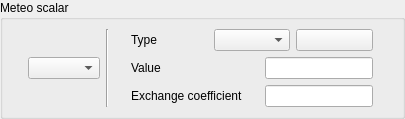
    <widget class="QGroupBox" name="groupBoxMeteo">
     <property name="toolTip">
      <string>&lt;html&gt;&lt;head/&gt;&lt;body&gt;&lt;p&gt;&lt;span style=&quot; font-size:9pt;&quot;&gt;Specify the boundary conditions for meteo scalars.&lt;/span&gt;&lt;/p&gt;&lt;/body&gt;&lt;/html&gt;</string>
     </property>
     <property name="title">
      <string>Meteo scalar</string>
     </property>
     <layout class="QGridLayout">
      <property name="leftMargin">
       <number>9</number>
      </property>
      <property name="topMargin">
       <number>9</number>
      </property>
      <property name="rightMargin">
       <number>9</number>
      </property>
      <property name="bottomMargin">
       <number>9</number>
      </property>
      <property name="spacing">
       <number>6</number>
      </property>
      <item row="0" column="0">
       <layout class="QHBoxLayout">
        <property name="spacing">
         <number>6</number>
        </property>
        <property name="leftMargin">
         <number>0</number>
        </property>
        <property name="topMargin">
         <number>0</number>
        </property>
        <property name="rightMargin">
         <number>0</number>
        </property>
        <property name="bottomMargin">
         <number>0</number>
        </property>
        <item>
         <spacer>
          <property name="orientation">
           <enum>Qt::Horizontal</enum>
          </property>
          <property name="sizeHint" stdset="0">
           <size>
            <width>16</width>
            <height>20</height>
           </size>
          </property>
         </spacer>
        </item>
        <item>
         <widget class="QComboBox" name="comboBoxMeteo">
          <property name="toolTip">
           <string>&lt;html&gt;&lt;head/&gt;&lt;body&gt;&lt;p&gt;&lt;span style=&quot; font-size:9pt;&quot;&gt;Specify the boundary conditions for meteo scalars.&lt;/span&gt;&lt;/p&gt;&lt;/body&gt;&lt;/html&gt;</string>
          </property>
         </widget>
        </item>
        <item>
         <widget class="Line" name="line_3">
          <property name="orientation">
           <enum>Qt::Vertical</enum>
          </property>
         </widget>
        </item>
        <item>
         <spacer>
          <property name="orientation">
           <enum>Qt::Horizontal</enum>
          </property>
          <property name="sizeHint" stdset="0">
           <size>
            <width>16</width>
            <height>20</height>
           </size>
          </property>
         </spacer>
        </item>
        <item>
         <layout class="QVBoxLayout">
          <property name="spacing">
           <number>6</number>
          </property>
          <property name="leftMargin">
           <number>0</number>
          </property>
          <property name="topMargin">
           <number>0</number>
          </property>
          <property name="rightMargin">
           <number>0</number>
          </property>
          <property name="bottomMargin">
           <number>0</number>
          </property>
          <item>
           <layout class="QHBoxLayout">
            <property name="spacing">
             <number>6</number>
            </property>
            <property name="leftMargin">
             <number>0</number>
            </property>
            <property name="topMargin">
             <number>0</number>
            </property>
            <property name="rightMargin">
             <number>0</number>
            </property>
            <property name="bottomMargin">
             <number>0</number>
            </property>
            <item>
             <widget class="QLabel" name="labelMeteo">
              <property name="toolTip">
               <string>&lt;html&gt;&lt;head/&gt;&lt;body&gt;&lt;p&gt;&lt;span style=&quot; font-size:9pt;&quot;&gt;Choose the way to impose the meteo scalar value on the boundary region:&lt;br/&gt;- Prescribed value: define a constant dirichlet boundary condition on the meteo scalar,&lt;br/&gt;- Prescribed value (user law): define a dirichlet boundary condition on the meteo scalar, which can be variable and depend on different criteria such as geometrical criteria,&lt;br/&gt;- Prescribed flux: define a constant Neumann boundary condition on the meteo scalar by imposing the flux on the boundary region (For wall and outlet boundary conditions only), &lt;br/&gt;- Prescribed flux (user law): define a Neumann boundary condition on the meteo scalar which can be variable (For Wall boundary conditions only),&lt;br/&gt;- Exchange coefficient: define the meteo scalar value and the exchange coefficient value (For wall boundary conditions only),&lt;br/&gt;- Exchange coefficient (user law): define the meteo scalar value and the exchange coefficient value which can be both variable (For wall boundary conditions only).&lt;/span&gt;&lt;/p&gt;&lt;/body&gt;&lt;/html&gt;</string>
              </property>
              <property name="text">
               <string>Type</string>
              </property>
             </widget>
            </item>
            <item>
             <widget class="QComboBox" name="comboBoxTypeMeteo">
              <property name="toolTip">
               <string>&lt;html&gt;&lt;head/&gt;&lt;body&gt;&lt;p&gt;&lt;span style=&quot; font-size:9pt;&quot;&gt;Choose the way to impose the meteo scalar value on the boundary region:&lt;br/&gt;- Prescribed value: define a constant dirichlet boundary condition on the meteo scalar,&lt;br/&gt;- Prescribed value (user law): define a dirichlet boundary condition on the meteo scalar, which can be variable and depend on different criteria such as geometrical criteria,&lt;br/&gt;- Prescribed flux: define a constant Neumann boundary condition on the meteo scalar by imposing the flux on the boundary region (For wall and outlet boundary conditions only), &lt;br/&gt;- Prescribed flux (user law): define a Neumann boundary condition on the meteo scalar which can be variable (For Wall boundary conditions only),&lt;br/&gt;- Exchange coefficient: define the meteo scalar value and the exchange coefficient value (For wall boundary conditions only),&lt;br/&gt;- Exchange coefficient (user law): define the meteo scalar value and the exchange coefficient value which can be both variable (For wall boundary conditions only).&lt;/span&gt;&lt;/p&gt;&lt;/body&gt;&lt;/html&gt;</string>
              </property>
             </widget>
            </item>
            <item>
             <widget class="QPushButton" name="pushButtonMeteo">
              <property name="toolTip">
               <string>&lt;html&gt;&lt;head/&gt;&lt;body&gt;&lt;p&gt;&lt;span style=&quot; font-size:9pt;&quot;&gt;Choose the way to impose the meteo scalar value on the boundary region:&lt;br/&gt;- Prescribed value: define a constant dirichlet boundary condition on the meteo scalar,&lt;br/&gt;- Prescribed value (user law): define a dirichlet boundary condition on the meteo scalar, which can be variable and depend on different criteria such as geometrical criteria,&lt;br/&gt;- Prescribed flux: define a constant Neumann boundary condition on the meteo scalar by imposing the flux on the boundary region (For wall and outlet boundary conditions only), &lt;br/&gt;- Prescribed flux (user law): define a Neumann boundary condition on the meteo scalar which can be variable (For Wall boundary conditions only),&lt;br/&gt;- Exchange coefficient: define the meteo scalar value and the exchange coefficient value (For wall boundary conditions only),&lt;br/&gt;- Exchange coefficient (user law): define the meteo scalar value and the exchange coefficient value which can be both variable (For wall boundary conditions only).&lt;/span&gt;&lt;/p&gt;&lt;/body&gt;&lt;/html&gt;</string>
              </property>
              <property name="text">
               <string/>
              </property>
              <property name="icon">
               <iconset resource="resources_pages.qrc">
                <normaloff>:/new/prefix1/icons/22x22/edit-find-replace.png</normaloff>:/new/prefix1/icons/22x22/edit-find-replace.png</iconset>
              </property>
             </widget>
            </item>
           </layout>
          </item>
          <item>
           <layout class="QHBoxLayout">
            <property name="spacing">
             <number>6</number>
            </property>
            <property name="leftMargin">
             <number>0</number>
            </property>
            <property name="topMargin">
             <number>0</number>
            </property>
            <property name="rightMargin">
             <number>0</number>
            </property>
            <property name="bottomMargin">
             <number>0</number>
            </property>
            <item>
             <widget class="QLabel" name="labelValueMeteo">
              <property name="toolTip">
               <string>&lt;html&gt;&lt;head/&gt;&lt;body&gt;&lt;p&gt;&lt;span style=&quot; font-size:9pt;&quot;&gt;Choose the way to impose the meteo scalar value on the boundary region:&lt;br/&gt;- Prescribed value: define a constant dirichlet boundary condition on the meteo scalar,&lt;br/&gt;- Prescribed value (user law): define a dirichlet boundary condition on the meteo scalar, which can be variable and depend on different criteria such as geometrical criteria,&lt;br/&gt;- Prescribed flux: define a constant Neumann boundary condition on the meteo scalar by imposing the flux on the boundary region (For wall and outlet boundary conditions only), &lt;br/&gt;- Prescribed flux (user law): define a Neumann boundary condition on the meteo scalar which can be variable (For Wall boundary conditions only),&lt;br/&gt;- Exchange coefficient: define the meteo scalar value and the exchange coefficient value (For wall boundary conditions only),&lt;br/&gt;- Exchange coefficient (user law): define the meteo scalar value and the exchange coefficient value which can be both variable (For wall boundary conditions only).&lt;/span&gt;&lt;/p&gt;&lt;/body&gt;&lt;/html&gt;</string>
              </property>
              <property name="text">
               <string>Value</string>
              </property>
             </widget>
            </item>
            <item>
             <spacer>
              <property name="orientation">
               <enum>Qt::Horizontal</enum>
              </property>
              <property name="sizeHint" stdset="0">
               <size>
                <width>16</width>
                <height>20</height>
               </size>
              </property>
             </spacer>
            </item>
            <item>
             <widget class="QLineEdit" name="lineEditValueMeteo">
              <property name="toolTip">
               <string>&lt;html&gt;&lt;head/&gt;&lt;body&gt;&lt;p&gt;&lt;span style=&quot; font-size:9pt;&quot;&gt;Choose the way to impose the meteo scalar value on the boundary region:&lt;br/&gt;- Prescribed value: define a constant dirichlet boundary condition on the meteo scalar,&lt;br/&gt;- Prescribed value (user law): define a dirichlet boundary condition on the meteo scalar, which can be variable and depend on different criteria such as geometrical criteria,&lt;br/&gt;- Prescribed flux: define a constant Neumann boundary condition on the meteo scalar by imposing the flux on the boundary region (For wall and outlet boundary conditions only), &lt;br/&gt;- Prescribed flux (user law): define a Neumann boundary condition on the meteo scalar which can be variable (For Wall boundary conditions only),&lt;br/&gt;- Exchange coefficient: define the meteo scalar value and the exchange coefficient value (For wall boundary conditions only),&lt;br/&gt;- Exchange coefficient (user law): define the meteo scalar value and the exchange coefficient value which can be both variable (For wall boundary conditions only).&lt;/span&gt;&lt;/p&gt;&lt;/body&gt;&lt;/html&gt;</string>
              </property>
             </widget>
            </item>
           </layout>
          </item>
          <item>
           <layout class="QHBoxLayout">
            <property name="spacing">
             <number>6</number>
            </property>
            <property name="leftMargin">
             <number>0</number>
            </property>
            <property name="topMargin">
             <number>0</number>
            </property>
            <property name="rightMargin">
             <number>0</number>
            </property>
            <property name="bottomMargin">
             <number>0</number>
            </property>
            <item>
             <widget class="QLabel" name="labelExMeteo">
              <property name="toolTip">
               <string>&lt;html&gt;&lt;head/&gt;&lt;body&gt;&lt;p&gt;&lt;span style=&quot; font-size:9pt;&quot;&gt;Choose the way to impose the meteo scalar value on the boundary region:&lt;br/&gt;- Prescribed value: define a constant dirichlet boundary condition on the meteo scalar,&lt;br/&gt;- Prescribed value (user law): define a dirichlet boundary condition on the meteo scalar, which can be variable and depend on different criteria such as geometrical criteria,&lt;br/&gt;- Prescribed flux: define a constant Neumann boundary condition on the meteo scalar by imposing the flux on the boundary region (For wall and outlet boundary conditions only), &lt;br/&gt;- Prescribed flux (user law): define a Neumann boundary condition on the meteo scalar which can be variable (For Wall boundary conditions only),&lt;br/&gt;- Exchange coefficient: define the meteo scalar value and the exchange coefficient value (For wall boundary conditions only),&lt;br/&gt;- Exchange coefficient (user law): define the meteo scalar value and the exchange coefficient value which can be both variable (For wall boundary conditions only).&lt;/span&gt;&lt;/p&gt;&lt;/body&gt;&lt;/html&gt;</string>
              </property>
              <property name="text">
               <string>Exchange coefficient</string>
              </property>
             </widget>
            </item>
            <item>
             <spacer>
              <property name="orientation">
               <enum>Qt::Horizontal</enum>
              </property>
              <property name="sizeHint" stdset="0">
               <size>
                <width>16</width>
                <height>20</height>
               </size>
              </property>
             </spacer>
            </item>
            <item>
             <widget class="QLineEdit" name="lineEditExMeteo">
              <property name="toolTip">
               <string>&lt;html&gt;&lt;head/&gt;&lt;body&gt;&lt;p&gt;&lt;span style=&quot; font-size:9pt;&quot;&gt;Choose the way to impose the meteo scalar value on the boundary region:&lt;br/&gt;- Prescribed value: define a constant dirichlet boundary condition on the meteo scalar,&lt;br/&gt;- Prescribed value (user law): define a dirichlet boundary condition on the meteo scalar, which can be variable and depend on different criteria such as geometrical criteria,&lt;br/&gt;- Prescribed flux: define a constant Neumann boundary condition on the meteo scalar by imposing the flux on the boundary region (For wall and outlet boundary conditions only), &lt;br/&gt;- Prescribed flux (user law): define a Neumann boundary condition on the meteo scalar which can be variable (For Wall boundary conditions only),&lt;br/&gt;- Exchange coefficient: define the meteo scalar value and the exchange coefficient value (For wall boundary conditions only),&lt;br/&gt;- Exchange coefficient (user law): define the meteo scalar value and the exchange coefficient value which can be both variable (For wall boundary conditions only).&lt;/span&gt;&lt;/p&gt;&lt;/body&gt;&lt;/html&gt;</string>
              </property>
             </widget>
            </item>
           </layout>
          </item>
         </layout>
        </item>
        <item>
         <spacer>
          <property name="orientation">
           <enum>Qt::Horizontal</enum>
          </property>
          <property name="sizeHint" stdset="0">
           <size>
            <width>20</width>
            <height>20</height>
           </size>
          </property>
         </spacer>
        </item>
       </layout>
      </item>
     </layout>
    </widget>
